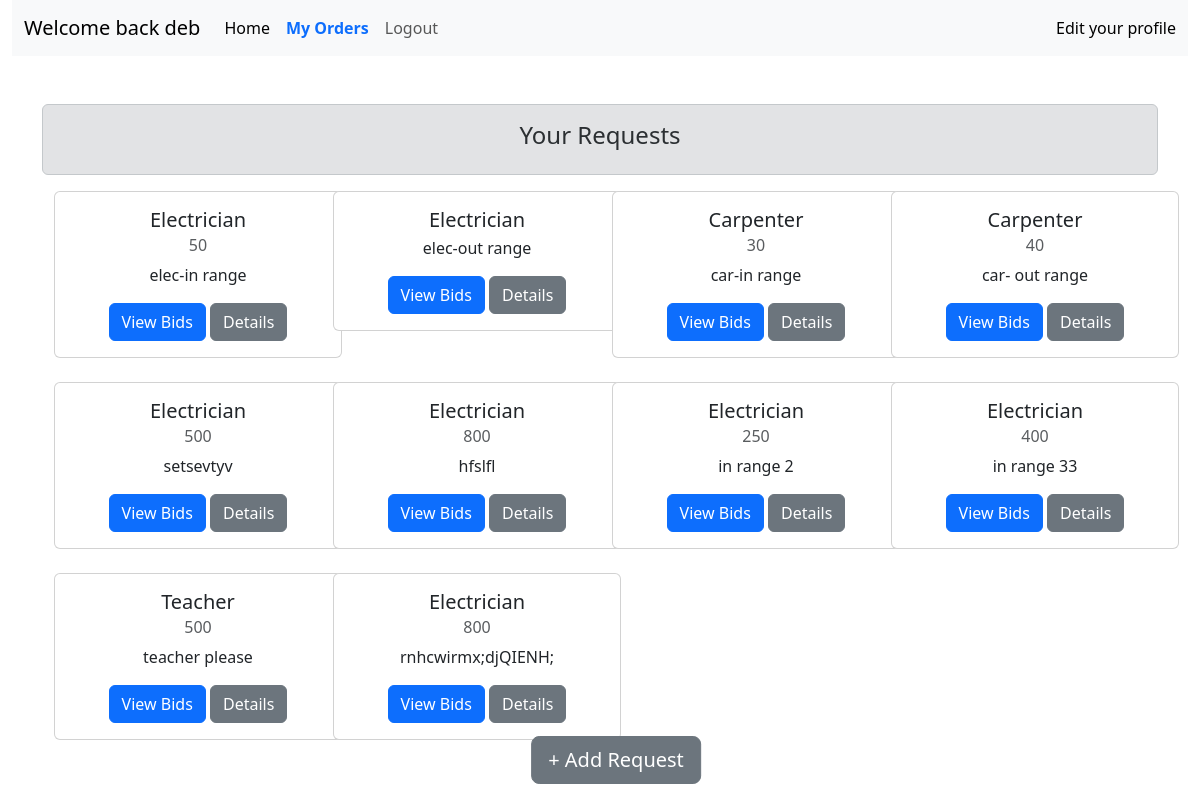
Page /consumer_dashboard (signed in) on the committed database.
### app.py (models this page shows)
class users(db.Model):
    id = db.Column(db.Integer, primary_key=True)
    email = db.Column(db.String(120), unique=True, nullable=False, index=True)
    password_hash = db.Column(db.String(255), nullable=False)
    full_name = db.Column(db.String(120), nullable=False)
    latitude = db.Column(db.Float, nullable=False)
    longitude = db.Column(db.Float, nullable=False)
    radius_km = db.Column(db.Float, default=5.0)  # optional usage
    is_provider = db.Column(db.Boolean, default=False)
    is_consumer = db.Column(db.Boolean, default=False)
    user_skill=db.Column(db.String(20), nullable=True)
    created_at = db.Column(db.DateTime, default=db.func.current_timestamp())

class service_request(db.Model):
    id=db.Column(db.Integer, primary_key=True)
    consumer_id=db.Column(db.Integer, nullable=False)
    con_latitude = db.Column(db.Float, nullable=False)
    con_longitude = db.Column(db.Float, nullable=False)
    service_title=db.Column(db.String(200), nullable=False)
    service_type=db.Column(db.String(50), nullable=False)
    budget=db.Column(db.Integer, nullable=False)
    desc=db.Column(db.String(500), nullable=False)
    is_active=db.Column(db.Boolean, default=True)
    is_inprogress=db.Column(db.Boolean, default=False)
    assigned_provider_id=db.Column(db.Integer, nullable=True)
    created_at=db.Column(db.DateTime, default=db.func.current_timestamp())

### app.py (the view)
@app.route('/consumer_dashboard')
def consumer_dashboard():
    if 'user_id' not in session:
        return redirect(url_for('login'))
    id=session['user_id']
    print(id)
    current_user_object = users.query.get(id)
    ser_req=service_request.query.filter_by(consumer_id=id).all()
    print("count: ",len(ser_req),ser_req)
    return render_template('consumer/consumer_dashboard.html',user=current_user_object,requests=ser_req)

### templates/consumer/consumer_dashboard.html (shortened to what this page needs)
{% extends 'base.html' %}
{% block body %}
<div class="container-fluid">
  <nav class="navbar navbar-expand-lg bg-body-tertiary">
    <div class="container-fluid">
      <a class="navbar-brand" href="#">Welcome back {{user.full_name}}</a>
      <div class="collapse navbar-collapse" id="navbarText">
        <ul class="navbar-nav me-auto mb-2 mb-lg-0">
          <li class="nav-item">
            <a class="nav-link active" aria-current="page" href="#">Home</a>
          </li>
          <li class="nav-item">
            <a class="nav-link fw-bold text-primary" href="{{ url_for('my_orders') }}">My Orders</a>
          </li>
          <li class="nav-item">
            <a class="nav-link" href="{{url_for('logout')}}">Logout</a>
          </li>
        </ul>
        <span class="navbar-text">
          <a class="nav-link" href="#">Edit your profile</a>
        </span>
      </div>
    </div>
  </nav>
</div>
<div class="container">
  <div class="alert alert-secondary mt-5 text-center" role="alert">
    <strong>
      <h4>Your Requests</h4>
    </strong>
  </div>
  <div class="container">
    <div class="row row-cols-1 row-cols-md-2 row-cols-lg-4 g-4">
      {% for request in requests %}
      <div class="col">
        <div class="card" style="width: 18rem;">
          <div class="card-body text-center">
            <h5 class="card-title">{{request.service_type}}</h5>
            <h6 class="card-subtitle mb-2 text-muted">{{request.budget}}</h6>
            <p class="card-text">{{request.desc}}</p>
            <a href="{{url_for('view_bids',req_id=request.id)}}" class="btn btn-primary" role="button">View Bids</a>
            <a href="#" class="btn btn-secondary" role="button">Details</a>
          </div>
        </div>
      </div>
      {% endfor %}
    </div>
  </div>
</div>
<a href="{{url_for('add_service_request')}}"
  class="btn btn-lg btn-secondary position-fixed bottom-0 start-50 translate-middle-x m-3 z-3">+ Add Request</a>
{% endblock body %}

### rows in the picture
users: full_name "deb"
service_request: service_type "Electrician", budget "50", desc "elec-in range"
service_request: service_type "Electrician", desc "elec-out range"
service_request: service_type "Carpenter", budget "30", desc "car-in range"
service_request: service_type "Carpenter", budget "40", desc "car- out range"
service_request: service_type "Electrician", budget "500", desc "setsevtyv"
service_request: service_type "Electrician", budget "800", desc "hfslfl"
service_request: service_type "Electrician", budget "250", desc "in range 2"
service_request: service_type "Electrician", budget "400", desc "in range 33"
service_request: service_type "Teacher", budget "500", desc "teacher please"
service_request: service_type "Electrician", budget "800", desc "rnhcwirmx;djQIENH;"
